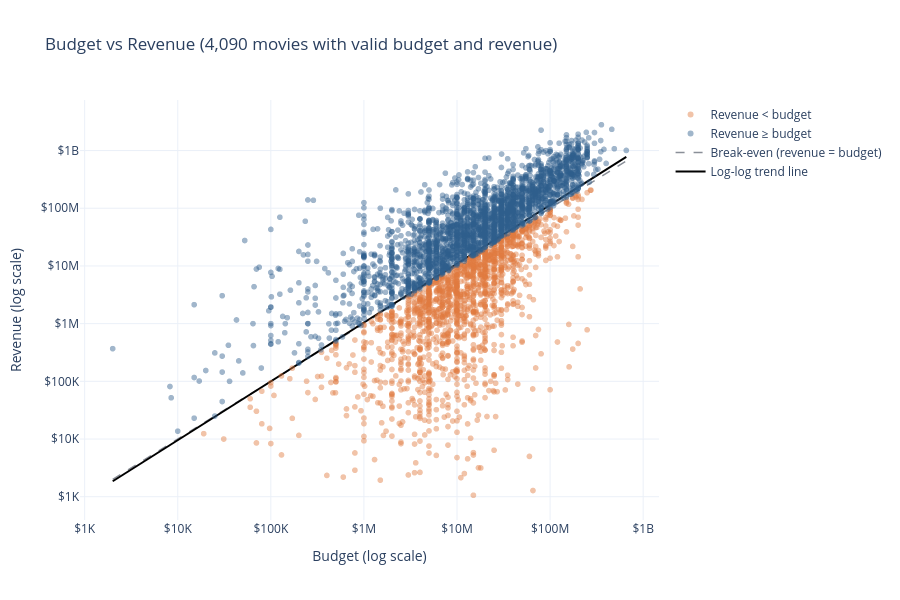

The cell this chart's notebook holds for it:
### Markdown cell above
### 16.4 Plot 3: Budget vs revenue

### Code cell
# Both axes are heavily right-skewed, so log scales are used. Only movies with valid budget AND revenue.
tick_vals = [1e3, 1e4, 1e5, 1e6, 1e7, 1e8, 1e9]
tick_text = ["$1K", "$10K", "$100K", "$1M", "$10M", "$100M", "$1B"]

plot3 = fin.assign(
    Outcome=np.where(fin["revenue_eda"] >= fin["budget_eda"], "Revenue ≥ budget", "Revenue < budget"),
    Year=fin["release_year"].astype(int),
)
fig = px.scatter(
    plot3, x="budget_eda", y="revenue_eda", color="Outcome",
    color_discrete_map={"Revenue ≥ budget": ACCENT, "Revenue < budget": ACCENT2},
    log_x=True, log_y=True, opacity=0.45,
    hover_name="title", hover_data={"budget_eda": ":$,.0f", "revenue_eda": ":$,.0f", "Year": True, "Outcome": False},
    labels={"budget_eda": "Budget (log scale)", "revenue_eda": "Revenue (log scale)"},
    title=f"Budget vs Revenue ({len(plot3):,} movies with valid budget and revenue)",
)
lo, hi = plot3["budget_eda"].min(), plot3["budget_eda"].max()
fig.add_trace(go.Scatter(x=[lo, hi], y=[lo, hi], mode="lines", name="Break-even (revenue = budget)",
                         line=dict(color=GREY, dash="dash", width=1.5), hoverinfo="skip"))

slope, intercept = np.polyfit(np.log10(plot3["budget_eda"]), np.log10(plot3["revenue_eda"]), 1)
fig.add_trace(go.Scatter(x=[lo, hi], y=10 ** (intercept + slope * np.log10([lo, hi])), mode="lines",
                         name="Log-log trend line", line=dict(color="black", width=2), hoverinfo="skip"))
fig.update_xaxes(tickvals=tick_vals, ticktext=tick_text)
fig.update_yaxes(tickvals=tick_vals, ticktext=tick_text)
fig.update_layout(template="plotly_white", height=600, legend_title_text="", hovermode="closest")
fig.show()

rho = plot3[["budget_eda", "revenue_eda"]].corr(method="spearman").iloc[0, 1]
r_log = np.corrcoef(np.log10(plot3["budget_eda"]), np.log10(plot3["revenue_eda"]))[0, 1]
print(f"Valid records: {len(plot3):,}")
print(f"Spearman rho: {rho:.2f} | Pearson r on log10 values: {r_log:.2f} | log-log slope: {slope:.2f}")
print(f"Revenue >= budget: {(plot3['Outcome'] == 'Revenue ≥ budget').mean() * 100:.1f}%")
print(f"Median budget: ${plot3['budget_eda'].median():,.0f} | median revenue: ${plot3['revenue_eda'].median():,.0f}")
print("Highest revenue:", plot3.nlargest(1, "revenue_eda")[["title", "budget_eda", "revenue_eda"]].to_dict("records")[0])

### Figure 1 — Plotly figure (JSON) as saved in the notebook; plotly's stock layout.template omitted (floating-point values rounded to 4 significant figures; data arrays with more than 128 entries replaced by an {"elided": "..."} marker saying what was removed)
{"data": [{"customdata": {"elided": "1564x2 mixed values"}, "hovertemplate": "<b>%{hovertext}</b><br><br>Budget (log scale)=%{x:$,.0f}<br>Revenue (log scale)=%{y:$,.0f}<br>Year=%{customdata[0]}<extra></extra>", "hovertext": {"elided": "1564 str values"}, "legendgroup": "Revenue < budget", "marker": {"color": "#E07A3F", "opacity": 0.45, "symbol": "circle"}, "mode": "markers", "name": "Revenue < budget", "showlegend": true, "type": "scattergl", "x": {"elided": "1564 float values"}, "xaxis": "x", "y": {"elided": "1564 float values"}, "yaxis": "y"}, {"customdata": {"elided": "2526x2 mixed values"}, "hovertemplate": "<b>%{hovertext}</b><br><br>Budget (log scale)=%{x:$,.0f}<br>Revenue (log scale)=%{y:$,.0f}<br>Year=%{customdata[0]}<extra></extra>", "hovertext": {"elided": "2526 str values"}, "legendgroup": "Revenue ≥ budget", "marker": {"color": "#2E5E8C", "opacity": 0.45, "symbol": "circle"}, "mode": "markers", "name": "Revenue ≥ budget", "showlegend": true, "type": "scattergl", "x": {"elided": "2526 float values"}, "xaxis": "x", "y": {"elided": "2526 float values"}, "yaxis": "y"}, {"hoverinfo": "skip", "line": {"color": "#8A8F98", "dash": "dash", "width": 1.5}, "mode": "lines", "name": "Break-even (revenue = budget)", "type": "scatter", "x": [2000, 658800000], "y": [2000, 658800000]}, {"hoverinfo": "skip", "line": {"color": "black", "width": 2}, "mode": "lines", "name": "Log-log trend line", "type": "scatter", "x": [2000, 658800000], "y": [1856.0, 775900000.0]}], "layout": {"height": 600, "hovermode": "closest", "legend": {"title": {"text": ""}, "tracegroupgap": 0}, "title": {"text": "Budget vs Revenue (4,090 movies with valid budget and revenue)"}, "xaxis": {"anchor": "y", "domain": [0, 1], "ticktext": ["$1K", "$10K", "$100K", "$1M", "$10M", "$100M", "$1B"], "tickvals": [1000, 10000, 100000, 1000000, 10000000, 100000000, 1000000000], "title": {"text": "Budget (log scale)"}, "type": "log"}, "yaxis": {"anchor": "x", "domain": [0, 1], "ticktext": ["$1K", "$10K", "$100K", "$1M", "$10M", "$100M", "$1B"], "tickvals": [1000, 10000, 100000, 1000000, 10000000, 100000000, 1000000000], "title": {"text": "Revenue (log scale)"}, "type": "log"}}}
